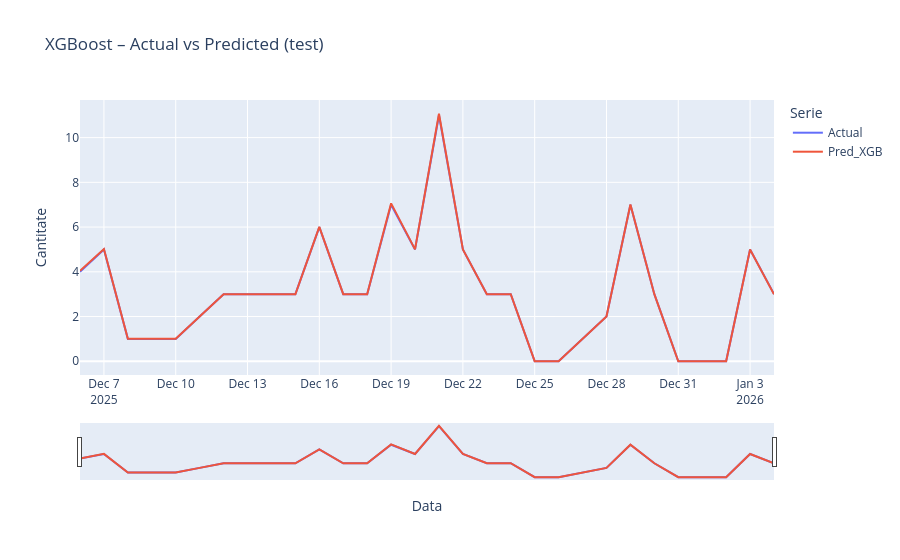

Source (notebook cell):
### Code cell
import plotly.express as px

df_plot = pd.DataFrame({
    "DATA": test_df["DATA"].values,
    "Actual": y_true,
    "Pred_XGB": pred_xgb
})

df_long = df_plot.melt("DATA", var_name="Serie", value_name="Cantitate")
fig = px.line(df_long, x="DATA", y="Cantitate", color="Serie",
              title="XGBoost – Actual vs Predicted (test)")
fig.update_layout(hovermode="x unified", xaxis_title="Data", yaxis_title="Cantitate")
fig.update_xaxes(rangeslider_visible=True)
fig.show()
